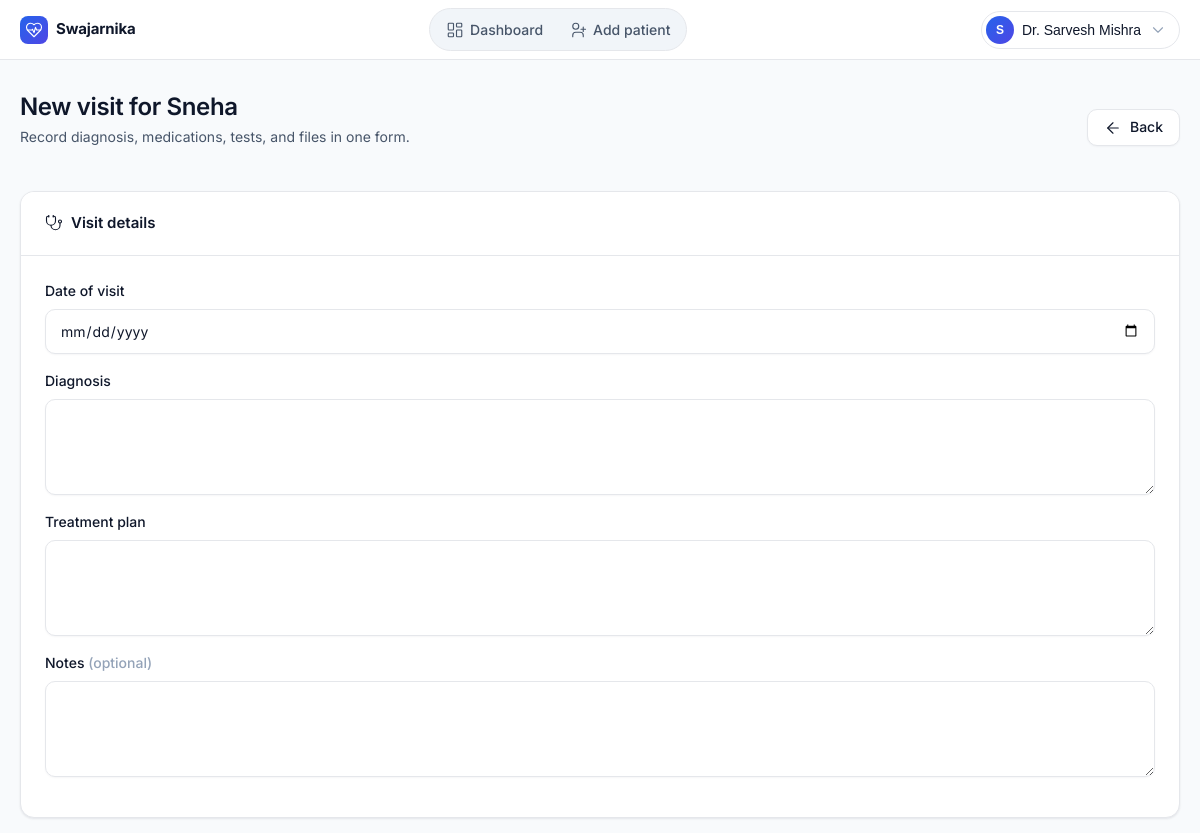
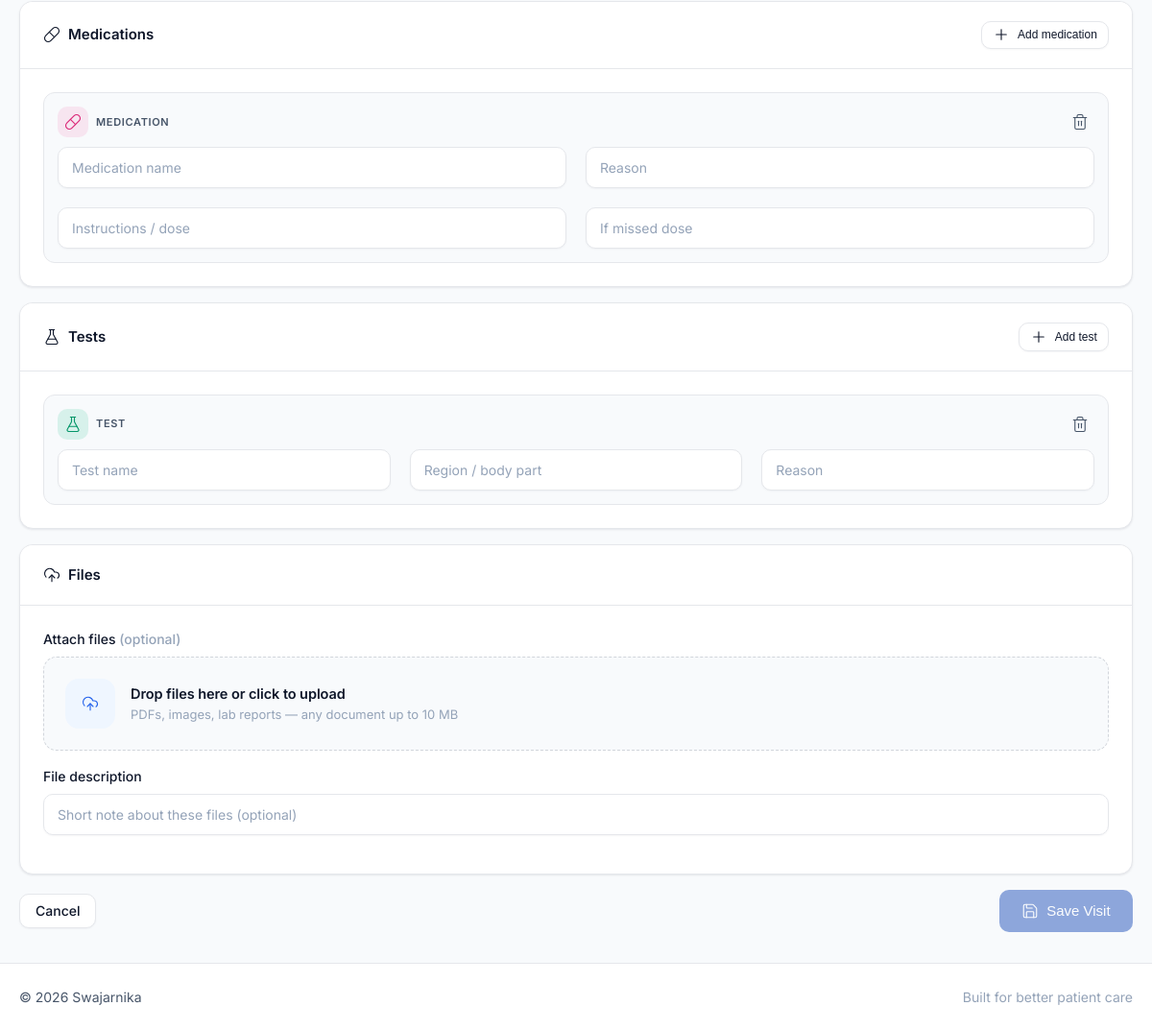
Page /doctor/patient/2/visit/add/ (signed in) on the committed database (2 pictures, top to bottom).
### core/models.py (models this page shows, shortened)
class User(AbstractUser):
    is_doctor = models.BooleanField(default=False)
    is_patient = models.BooleanField(default=False)

class Doctor(models.Model):
    user = models.OneToOneField(User, on_delete=models.CASCADE)
    name = models.CharField(max_length=255)
    email = models.EmailField(unique=True)
    specialization = models.CharField(max_length=255)
    phone = models.CharField(max_length=15, blank=True, null=True)
    hospital = models.CharField(max_length=255, blank=True, null=True)
    created_at = models.DateTimeField(auto_now_add=True)

class Patient(models.Model):
    user = models.OneToOneField(User, on_delete=models.CASCADE)
    doctor = models.ForeignKey(
        Doctor,
        on_delete=models.SET_NULL,
        related_name='patients',
        null=True,
        blank=True,
    )
    name = models.CharField(max_length=255)
    email = models.EmailField(unique=True)
    date_of_birth = models.DateField()
    gender = models.CharField(max_length=20)
    phone = models.CharField(max_length=15, blank=True, null=True)
    address = models.TextField(blank=True, null=True)
    created_at = models.DateTimeField(auto_now_add=True)

### core/template_views.py (the view)
    @login_required(login_url='doctor_login')
    def wrapper(request, *args, **kwargs):
        if not hasattr(request.user, 'doctor'):
            return redirect('doctor_login')
        return view_func(request, *args, **kwargs)

### core/template_views.py (called while the page is built, shortened)
def doctor_required(view_func):
    @login_required(login_url='doctor_login')
    def wrapper(request, *args, **kwargs):
        if not hasattr(request.user, 'doctor'):
            return redirect('doctor_login')
        return view_func(request, *args, **kwargs)
    return wrapper

@doctor_required
def doctor_visit_add(request, patient_id):
    patient = get_object_or_404(
        Patient, id=patient_id, doctor=request.user.doctor)
    context = {
        'patient': patient
    }
    return render(request, 'core/doctor/visit_add.html', context)

### core/templatetags/lucide.py (called while the page is built)
@register.simple_tag
def icon(name, size=18, **kwargs):
    body = _ICONS.get(name)
    if body is None:
        return mark_safe(f"<!-- icon:{name} not found -->")
    extra_cls = kwargs.get("class", "")
    klass = f"lucide {extra_cls}".strip()
    sw = kwargs.get("stroke_width", "1.5")
    aria = 'aria-hidden="true"'
    svg = (
        f'<svg xmlns="http://www.w3.org/2000/svg" class="{klass}" '
        f'width="{size}" height="{size}" viewBox="0 0 24 24" '
        f'fill="none" stroke="currentColor" stroke-width="{sw}" '
        f'stroke-linecap="round" stroke-linejoin="round" {aria}>'
        f'{body}</svg>'
    )
    return mark_safe(svg)

### core/templates/core/doctor/visit_add.html (shortened to what this page needs)
{% extends 'core/base.html' %}
{% load lucide %}
{% block content %}
<div class="sw-page-head">
    <div>
        <h1>New visit for {{ patient.name }}</h1>
        <p class="sw-page-sub">Record diagnosis, medications, tests, and files in one form.</p>
    </div>
    <a href="{% url 'doctor_patient_detail' patient.id %}" class="sw-btn sw-btn-secondary">
        {% icon "arrow-left" size=16 %}<span>Back</span>
    </a>
</div>
<form method="post" enctype="multipart/form-data" class="sw-stack" data-sw-dirty>
    <div class="sw-card">
        <header class="sw-card-header">
            <span class="sw-card-head-title">{% icon "stethoscope" size=16 %}<span>Visit details</span></span>
        </header>
        <div class="sw-card-body sw-stack">
            <div class="sw-form-group">
                <label class="sw-label">Date of visit</label>
                <input class="sw-input" type="date" name="date_of_visit" max="{% now 'Y-m-d' %}" required>
            </div>
            <div class="sw-form-group">
                <label class="sw-label">Diagnosis</label>
                <textarea class="sw-textarea" name="diagnosis" required rows="3"></textarea>
            </div>
            <div class="sw-form-group">
                <label class="sw-label">Treatment plan</label>
                <textarea class="sw-textarea" name="treatment_plan" required rows="3"></textarea>
            </div>
            <div class="sw-form-group">
                <label class="sw-label">Notes <span class="sw-text-soft">(optional)</span></label>
                <textarea class="sw-textarea" name="notes" rows="2"></textarea>
            </div>
        </div>
    </div>
    <div class="sw-card">
        <header class="sw-card-header">
            <span class="sw-card-head-title">{% icon "pill" size=16 %}<span>Medications</span></span>
            <button type="button" class="sw-btn sw-btn-sm sw-btn-secondary" onclick="addMedRow()">
                {% icon "plus" size=14 %}<span>Add medication</span>
            </button>
        </header>
        <div class="sw-card-body sw-stack" id="medList"></div>
    </div>
    <div class="sw-card">
        <header class="sw-card-header">
            <span class="sw-card-head-title">{% icon "flask-conical" size=16 %}<span>Tests</span></span>
            <button type="button" class="sw-btn sw-btn-sm sw-btn-secondary" onclick="addTestRow()">
                {% icon "plus" size=14 %}<span>Add test</span>
            </button>
        </header>
        <div class="sw-card-body sw-stack" id="testList"></div>
    </div>
    <div class="sw-card">
        <header class="sw-card-header">
            <span class="sw-card-head-title">{% icon "upload-cloud" size=16 %}<span>Files</span></span>
        </header>
        <div class="sw-card-body sw-stack">
            <div class="sw-form-group">
                <label class="sw-label">Attach files <span class="sw-text-soft">(optional)</span></label>
                {% include "core/partials/dropzone.html" with name="files[]" multiple=True label="Drop files here or click to upload" hint="PDFs, images, lab reports — any document up to 10 MB" %}
            </div>
            <div class="sw-form-group">
                <label class="sw-label">File description</label>
                <input class="sw-input" type="text" name="file_description" placeholder="Short note about these files (optional)">
            </div>
        </div>
    </div>
    <div class="sw-flex-between">
        <a href="{% url 'doctor_patient_detail' patient.id %}" class="sw-btn sw-btn-secondary">Cancel</a>
        <button type="submit" class="sw-btn sw-btn-lg">{% icon "save" size=16 %}<span>Save Visit</span></button>
    </div>
</form>
<template id="medRowTpl">
    <div class="sw-subrow">
        <div class="sw-subrow-head">
            <span class="sw-list-icon sw-list-icon-med">{% icon "pill" size=14 %}</span>
            <span class="sw-subrow-label">Medication</span>
            <button type="button" class="sw-btn-icon sw-btn-icon-sm sw-btn-icon-danger" data-remove-row title="Remove" aria-label="Remove">
                {% icon "trash-2" size=12 %}
            </button>
        </div>
        <div class="sw-grid sw-grid-2">
            <input class="sw-input" type="text" name="medication_name[]" placeholder="Medication name">
            <input class="sw-input" type="text" name="medication_reason[]" placeholder="Reason">
            <input class="sw-input" type="text" name="medication_instructions[]" placeholder="Instructions / dose">
            <input class="sw-input" type="text" name="medication_missed_instructions[]" placeholder="If missed dose">
        </div>
    </div>
</template>
<template id="testRowTpl">
    <div class="sw-subrow">
        <div class="sw-subrow-head">
            <span class="sw-list-icon sw-list-icon-test">{% icon "flask-conical" size=14 %}</span>
            <span class="sw-subrow-label">Test</span>
            <button type="button" class="sw-btn-icon sw-btn-icon-sm sw-btn-icon-danger" data-remove-row title="Remove" aria-label="Remove">
                {% icon "trash-2" size=12 %}
            </button>
        </div>
        <div class="sw-grid sw-grid-3">
            <input class="sw-input" type="text" name="test_name[]" placeholder="Test name">
            <input class="sw-input" type="text" name="test_region[]" placeholder="Region / body part">
            <input class="sw-input" type="text" name="test_reason[]" placeholder="Reason">
        </div>
    </div>
</template>
{% endblock %}

### core/templates/core/base.html (shortened to what this page needs)
{% load static %}
{% load lucide %}
<!DOCTYPE html>
<html lang="en">
<head>
    <link href="{% static 'core/css/main.css' %}" rel="stylesheet">
</head>
<body class="{% block body_class %}{% endblock %}">
    {% block header %}
    <header class="sw-header">
        <div class="sw-container sw-nav">
            <a class="sw-brand" href="/">
                <span class="sw-brand-mark">{% icon "heart-pulse" size=18 %}</span>
                <span>Swajarnika</span>
            </a>
            {% if user.is_authenticated %}
                <ul class="sw-nav-links" id="swNavLinks">
                    {% if user.is_doctor %}
                        <li><a href="{% url 'doctor_dashboard' %}">{% icon "layout-dashboard" size=16 %}<span>Dashboard</span></a></li>
                        <li><a href="{% url 'doctor_patient_add' %}">{% icon "user-plus" size=16 %}<span>Add patient</span></a></li>
                    {% endif %}
                </ul>
                <div class="sw-flex">
                    <div class="sw-nav-user" id="swUserMenu">
                        <button class="sw-nav-user-btn" type="button"
                                onclick="document.getElementById('swUserMenu').classList.toggle('open')">
                            <span class="sw-avatar">
                                {% if user.is_doctor %}{{ user.doctor.name|slice:":1"|upper }}
                                {% elif user.is_patient %}{{ user.patient.name|slice:":1"|upper }}
                                {% else %}{{ user.username|slice:":1"|upper }}{% endif %}
                            </span>
                            <span class="sw-nav-user-name">
                                {% if user.is_doctor %}Dr. {{ user.doctor.name }}
                                {% elif user.is_patient %}{{ user.patient.name }}
                                {% else %}{{ user.username }}{% endif %}
                            </span>
                            {% icon "chevron-down" size=14 class="sw-text-soft" %}
                        </button>
                    </div>
                </div>
            {% endif %}
        </div>
    </header>
    {% endblock %}
    {% block main %}
    <main class="sw-main">
        <div class="sw-container">
            {% block content %}{% endblock %}
        </div>
    </main>
    {% block footer %}
    <footer class="sw-footer">
        <div class="sw-container sw-footer-inner">
            <span>&copy; 2026 Swajarnika</span>
            <span class="sw-text-soft">Built for better patient care</span>
        </div>
    </footer>
    {% endblock %}
    {% endblock %}
</body>
</html>

### rows in the picture
User: doctor.name "S", doctor.name "Sarvesh Mishra"
Patient: name "Sneha"

### other values in the picture
{{ label|default:"Drop files here or click to upload" }} "Drop files here or click to upload"
{{ hint|default:"PDFs, images or any document up to 10 MB" }} "PDFs, images, lab reports — any document up to 10 MB"
